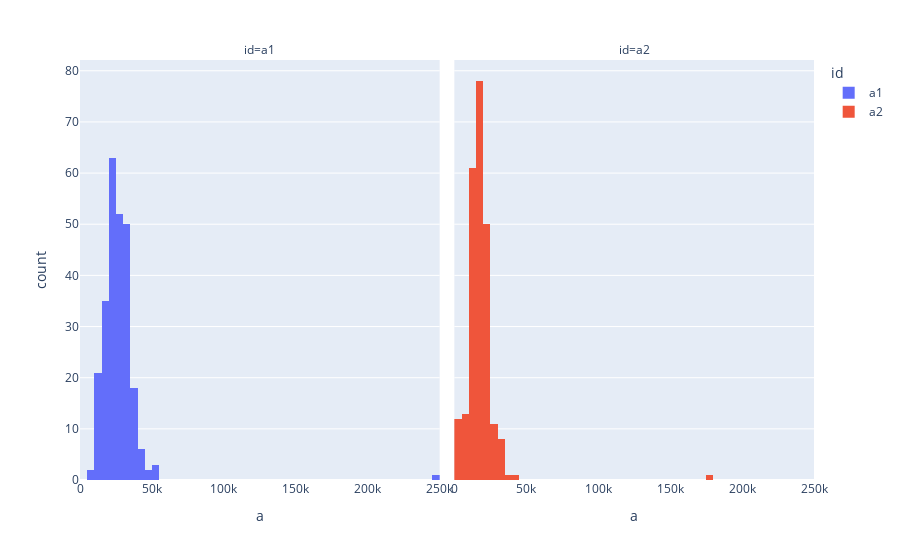

Here is the notebook cell this chart was saved with:
### Code cell
# y histograms by group
plotly.offline.iplot(
    plotly.express.histogram(predata, x = "a", color = "id", facet_col = "id")
)

### Figure 1 — Plotly figure (JSON) as saved in the notebook; plotly's stock layout.template omitted (floating-point values rounded to 4 significant figures; data arrays with more than 128 entries replaced by an {"elided": "..."} marker saying what was removed)
{"data": [{"alignmentgroup": "True", "bingroup": "x", "hovertemplate": "id=a1<br>a=%{x}<br>count=%{y}<extra></extra>", "legendgroup": "a1", "marker": {"color": "#636efa"}, "name": "a1", "offsetgroup": "a1", "orientation": "v", "showlegend": true, "type": "histogram", "x": {"elided": "253 str values"}, "xaxis": "x", "yaxis": "y"}, {"alignmentgroup": "True", "bingroup": "x", "hovertemplate": "id=a2<br>a=%{x}<br>count=%{y}<extra></extra>", "legendgroup": "a2", "marker": {"color": "#EF553B"}, "name": "a2", "offsetgroup": "a2", "orientation": "v", "showlegend": true, "type": "histogram", "x": {"elided": "253 str values"}, "xaxis": "x2", "yaxis": "y2"}], "layout": {"annotations": [{"showarrow": false, "text": "id=a1", "x": 0.245, "xanchor": "center", "xref": "paper", "y": 1, "yanchor": "bottom", "yref": "paper"}, {"showarrow": false, "text": "id=a2", "x": 0.755, "xanchor": "center", "xref": "paper", "y": 1, "yanchor": "bottom", "yref": "paper"}], "barmode": "relative", "legend": {"title": {"text": "id"}, "tracegroupgap": 0}, "margin": {"t": 60}, "xaxis": {"anchor": "y", "domain": [0, 0.49], "title": {"text": "a"}}, "xaxis2": {"anchor": "y2", "domain": [0.51, 1], "matches": "x", "title": {"text": "a"}}, "yaxis": {"anchor": "x", "domain": [0, 1], "title": {"text": "count"}}, "yaxis2": {"anchor": "x2", "domain": [0, 1], "matches": "y", "showticklabels": false}}}
